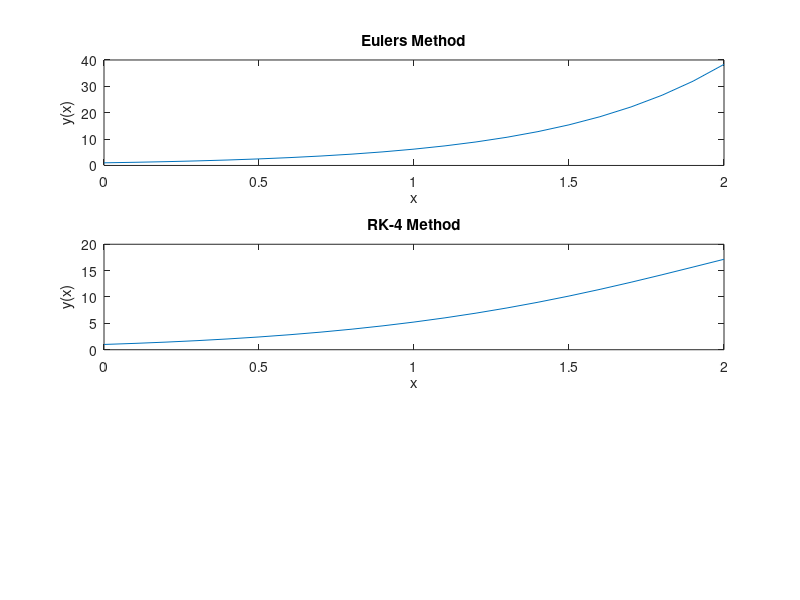

Reproduce this figure in MATLAB. (Note: this script raises an error after producing the figure.)
%% Shahzaib Asif
% sasif.mscse19s@rcms.nust.edu.pk

clc
clear
close all
% Solving y''-4y'+4y=0 ; y(0)=1, y'(0)=2
%% Declaring Variables
f1 = @(u,x,y)u;
f2 = @(u,x,y)4*u-4*y;
%% Initial Values
a = 2;
x0 = 0;
y0 = 1;
u0 = 2;
h = 0.1;
%% Setting Range
x = x0:h:a;
y(1) = y0;
u(1) = u0;
N = (a-x0)/h;
%% Iterations using Euler's Method
for n=1:N
    y(n+1) = y(n) + h.*f1(u(n),x(n),y(n));
    u(n+1) = u(n) + h.*f2(u(n),x(n),y(n));
    
    % Error Calculation
    % e(n+1) = abs((y(n)-y(n+1))/y(n+1));
end
%% Display of Data
%[y',u']
temp = y;
subplot(3,1,1)
plot(x,y)
title('Eulers Method')
xlabel('x')
ylabel('y(x)')
%--------------------------------------------------------------

%% Iterations using RK-4 Method
for n=1:N
    
    m1 = f1(u(n),x(n),y(n));
    k1 = f2(u(n),x(n),y(n));
    m2 = f1((u(n)+0.5*h),(x(n)+0.5*h*m1),(y(n)+0.5*h*k1));
    k2 = f2((u(n)+0.5*h),(x(n)+0.5*h*m1),(y(n)+0.5*h*k1));
    m3 = f1((u(n)+0.5*h),(x(n)+0.5*h*m2),(y(n)+0.5*h*k2));
    k3 = f2((u(n)+0.5*h),(x(n)+0.5*h*m2),(y(n)+0.5*h*k2));
    m4 = f1((u(n)+h),(x(n)+h*m3),(y(n)+h*k3));
    k4 = f2((u(n)+h),(x(n)+h*m3),(y(n)+h*k3));
    
    y(n+1) = y(n) + (1/6)*(m1+2*m2+2*m3+m4)*h;
    u(n+1) = u(n) + (1/6)*(k1+2*k2+2*k3+k4)*h; 

end
%% Display of Data
[temp',y']
subplot(3,1,2)
plot(x,y)
title('RK-4 Method')
xlabel('x')
ylabel('y(x)')

%% Actual Solution using dsolve
syms y(t) a b x
eqn = diff(y,t,2) - 4*diff(y,t) + 4*y == 0;

Dy = diff(y,t);
cond = [y(0)==1, Dy(0)==2];
ySol(t) = dsolve(eqn,cond)

%% Display of Data
t = 0:0.1:2;
subplot(3,1,3)
plot(t,ySol(t))
title('Actual Solution Graph')
xlabel('x')
ylabel('y(x)')

%% Shahzaib Asif
% sasif.mscse19s@rcms.nust.edu.pk
